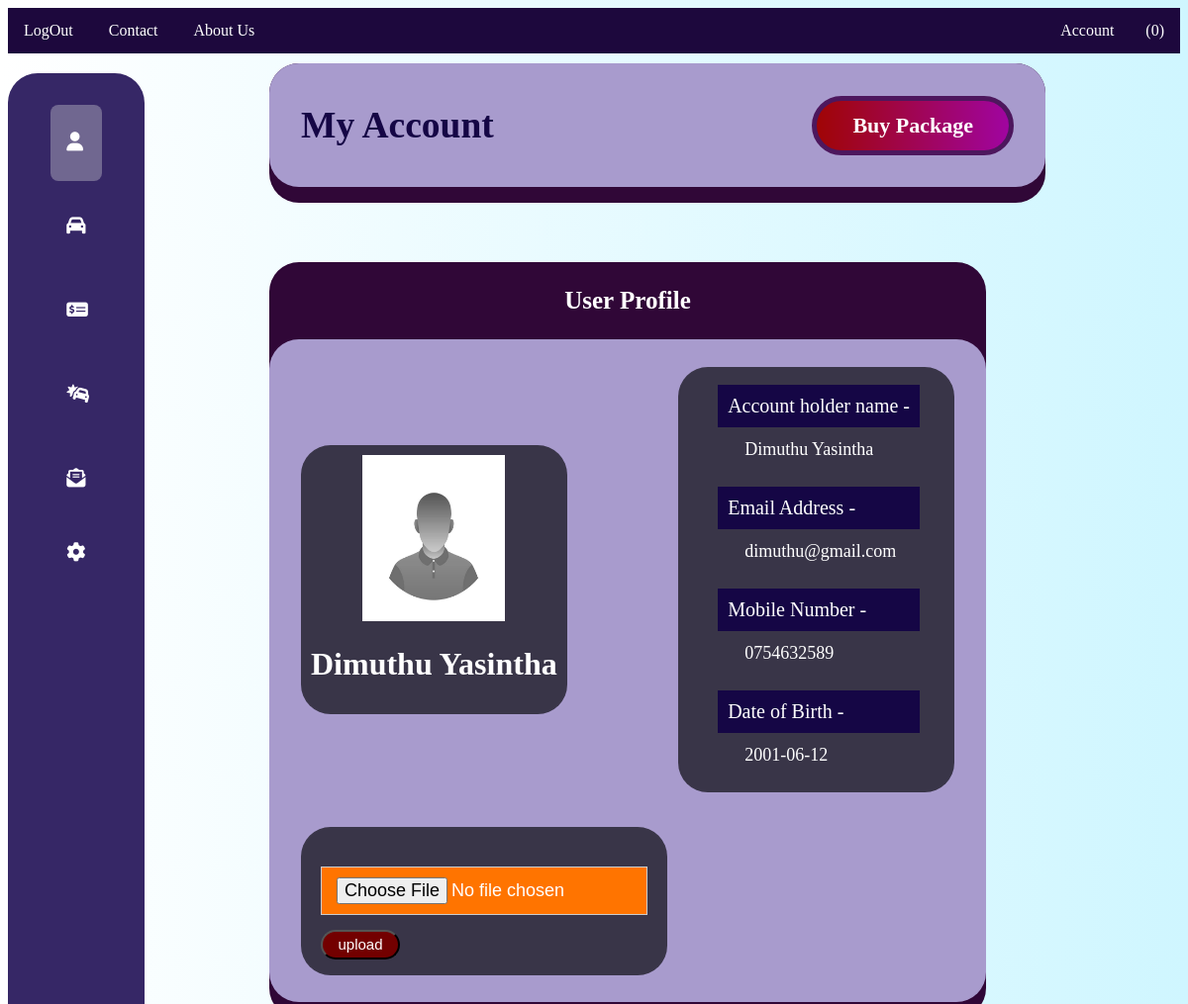
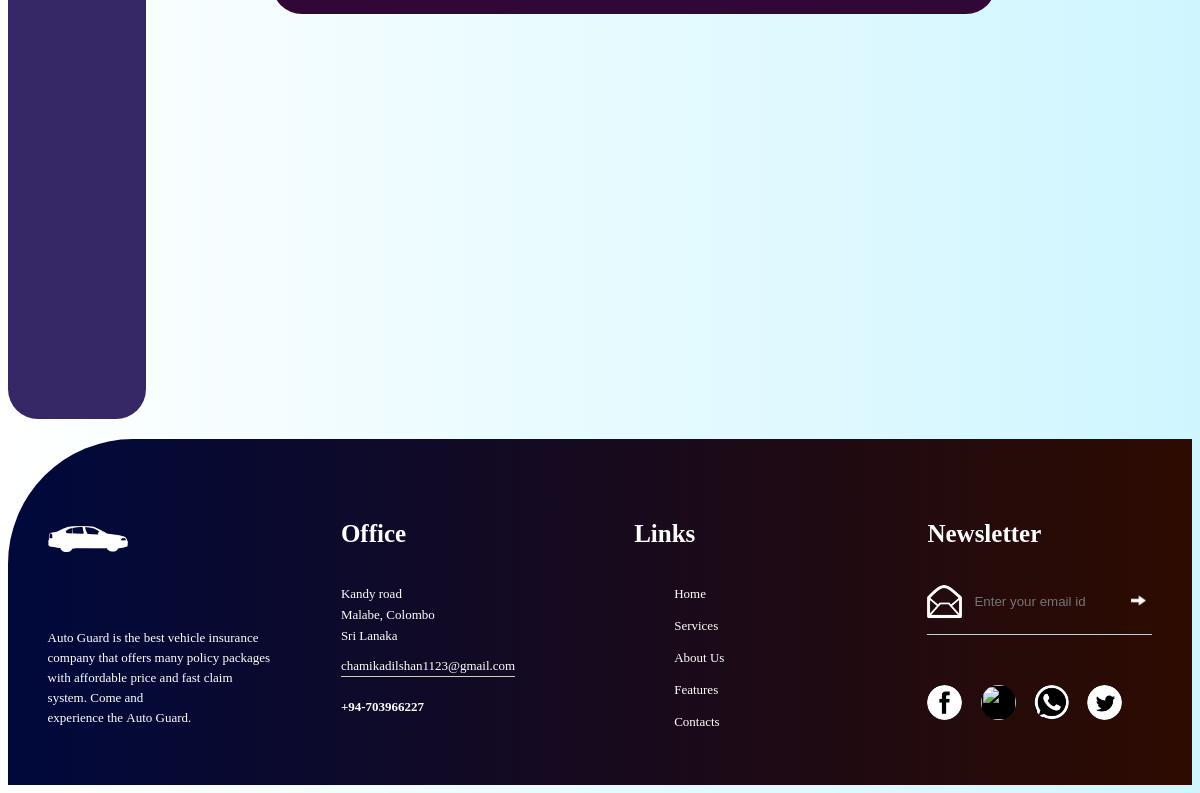
The app's page /account.php?e=dimuthu@gmail.com with its own data (2 pictures, top to bottom).
### tables this page shows
CREATE TABLE `customer` (
  `Email` varchar(50) NOT NULL CHECK (`Email` like '%_@_%._%'),
  `Mobile` int(11) DEFAULT NULL,
  `Password` varchar(50) DEFAULT NULL,
  `First_Name` varchar(20) DEFAULT NULL,
  `Last_name` varchar(20) DEFAULT NULL,
  `DoB` date DEFAULT NULL,
  `profile_pic` varchar(100) DEFAULT NULL
);

### account.php (the view, shortened to what this page needs)
<!DOCTYPE html>
<html>
<head>
	<link rel="stylesheet" type="text/css" href="styles/ss.css">
	<link rel="stylesheet" type="text/css" href="styles/account.css">
	<link rel="stylesheet" href="https://cdnjs.cloudflare.com/ajax/libs/font-awesome/6.4.0/css/all.min.css" />
</head>
<body>
	<?php
			$mob = "-";
    		$fname = "-";
    		$lname = "-";
    		$birth = "-";
			$e = $_SESSION["username"];
			if(is_null($e)){
				if(isset($_GET['e'])) {
				$e = $_GET['e'];
				}
			}
			include 'connect.php';
			$sql = "SELECT Email, Mobile, First_Name, Last_name, DoB FROM customer";
			$result = $conn->query($sql);
			if ($result->num_rows > 0) {
			    while($row = $result->fetch_assoc()) {
			    	if($e == $row["Email"]){
			    		$mob = $row["Mobile"];
			    		$fname = $row["First_Name"];
			    		$lname = $row["Last_name"];
			    		$birth = $row["DoB"];
			    	}
			    }
			}
		?>
	<?php include 'navigation.php'; ?>
	<div class="abc">
		<?php
			include 'sidebar.php';
		?>
		<div class="a">
			<div class="main--content">
				<div class="header--wrapper">
					<div class="header--title">
						<h2>My Account</h2>
					</div>
					<div class="header--title">
						<a class="a_btn" href="main.php"> Buy Package </a> <br>
					</div>
				</div>
			</div>
			<?php
				$PP = "-";
				$sql_propic = "SELECT profile_pic FROM customer WHERE Email = '$e' ";
				$result_propic = $conn->query($sql_propic);
				if ($result_propic->num_rows > 0) {
				    while($row_propic = $result_propic->fetch_assoc()) {
				    		$PP = $row_propic["profile_pic"];
				    }
				}
				if(is_null($PP))
				{
					$PP = 'default_propic.jpg';
				}
			?>
			<div class="main--content">
				<h3>User Profile </h3>
				<div class="details_a">
					<div class="acc_details">
						<img src="profile_pic/<?php echo $PP; ?>" class="pro_pic">
						<h1> <?php echo $fname." ".$lname; ?> </h1>
					</div>
					<div class="list_start">
						<ul>
							<li>
									<div class="account_name">Account holder name - </div>
									<div class="name_value"><?php echo $fname." ".$lname; ?></div>
							</li>
							<li>
									<div class="account_name">Email Address - </div>
									<div class="name_value"> <?php echo $e; ?> </div>
							</li>
							<li>
									<div class="account_name">Mobile Number - </div>
									<div class="name_value"><?php echo "0".$mob; ?></div>
							</li>
							<li>
									<div class="account_name">Date of Birth - </div>
									<div class="name_value"><?php echo $birth; ?></div>
							</li>
						</ul>
					</div>
					<div class="list_start user_photo">
						<form method="POST" class="photo_form" enctype="multipart/form-data">
							<input type="file" name="my_image"><br>
							<input type="submit" name="submit" class="photo_submit" value="upload">
						</form>
					</div>
				</div>
			</div>
		</div>
	</div>
	<?php include 'footer.php'; ?>
	</body>
</html>

### styles/ss.css (style rules this page uses)
body { background: linear-gradient(90deg, #FFFFFF , #CFF6FF); }
.abc { position: absolute; top: 23vw; right: 9vw; }

### styles/account.css (style rules this page uses)
.header--title { color: #150645; font-size: 25px; font-weight: bold; }
.main--content { position: relative; background: #300737 ; width: 100% padding: 1rem; border-radius: 30px; }
.header--wrapper { display: flex; justify-content: space-between; align-items: center; flex-wrap: wrap; background: #A89BCD; border-radius: 10px; padding: 10px 2rem; margin-bottom: 1rem; width: 60vw; border-radius: 30px; }
.abc { position: static; display: flex; flex-wrap: wrap; padding: 10px 0; gap: 60px; }
.a { position: absolute; display: flex; margin-left: 22vw; flex-wrap: wrap; padding: 0 0; gap: 60px; }
.details_a { display: flex; justify-content: space-between; align-items: center; flex-wrap: wrap; background: #A89BCD; border-radius: 10px; padding: 10px 2rem; margin-bottom: 1rem; width: 55vw; height: 650px; border-radius: 30px; }
.acc_details { padding: 10px; background: #393548; text-align: center; color: white; border-radius: 30px; }
.pro_pic { width: 12vw; height: 14vw; }
.list_start { background: #393548; border-radius: 30px; }
.main--content h3 { font-size: 25px; color: white; text-align: center; }
.list_start { font-size: 1.5vw; }
.account_name { margin-top: 10px; margin-bottom: 10px; background: #150645; color: white; padding: 10px; font-size: 20px; margin-right: 35px; }
.name_value { margin-left: 25px; padding: 2px; margin-bottom: 25px; color: white; font-size: 18px; margin-right: 35px; }
.list_start ul li { list-style: none; }
.a_btn { position: relative; display: inline-block; padding: 12px 36px; margin :10px 0; color: #fff; text-decoration: none; font-size: 22px; border-radius: 40px; background: linear-gradient(90deg, #A00505 , #A005A0); border: 5px solid #4D175D; }
.user_photo { height: 150px; width: 370px; }
.photo_form { margin-top: 20px; margin-bottom: 50px; padding: 20px 20px 20px 20px; }
input[type=file] { width: 100%; padding: 10px 15px; display: inline-block; border: 1px solid #ccc; box-sizing: border-box; background: #FF7400; color: white; font-size: 18px; cursor: pointer; }
.photo_submit { margin-top: 15px; height: 30px; width: 80px; background: #730000; font-size: 15px; color: white; cursor: pointer; border-radius: 20px; }

### records on screen
customer: First_Name "Dimuthu", Last_name "Yasintha", Mobile "754632589", DoB "2001-06-12"

### other values on screen
$e "dimuthu@gmail.com"
